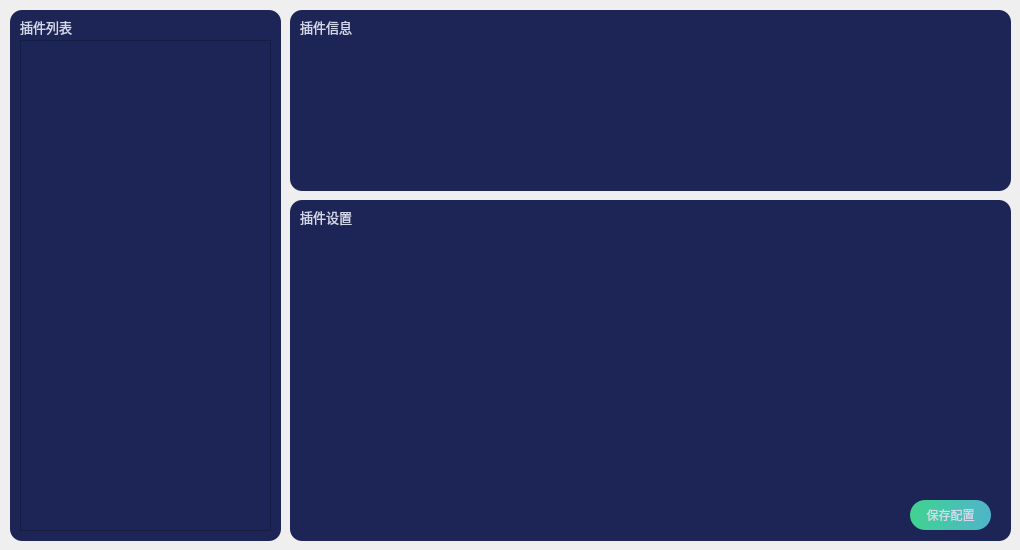
      <widget class="QWidget" name="ctrl_tab_Plugin">
       <attribute name="title">
        <string>插件</string>
       </attribute>
       <widget class="QGroupBox" name="groupBox_7">
        <property name="geometry">
         <rect>
          <x>10</x>
          <y>10</y>
          <width>271</width>
          <height>531</height>
         </rect>
        </property>
        <property name="font">
         <font>
          <family>黑体</family>
          <pointsize>10</pointsize>
          <bold>false</bold>
         </font>
        </property>
        <property name="styleSheet">
         <string notr="true">QGroupBox {
    border: none; /* 移除边框 */
	background:rgb(29, 37, 86);
	color: rgb(211, 216, 237);
	border-radius: 12px;

}
QGroupBox::title {
	margin-top: 8px;
	margin-left: 8px;
}</string>
        </property>
        <property name="title">
         <string>插件列表</string>
        </property>
        <widget class="QTableWidget" name="ctrl_plugin_tableWidget_pluginlist">
         <property name="geometry">
          <rect>
           <x>10</x>
           <y>30</y>
           <width>251</width>
           <height>491</height>
          </rect>
         </property>
         <property name="styleSheet">
          <string notr="true">QTableWidget {
background:rgb(29, 37, 86);
}
QHeaderView::section {
background-color: rgb(29, 37, 86);
background:rgb(29, 37, 86);
border-left: 1px solid rgb(255,255,255);
border-radius: 0px;
color: white;
}
QTableWidget::item {
color: white;
}

</string>
         </property>
        </widget>
       </widget>
       <widget class="QGroupBox" name="ctrl_plugin_groupBox_fater">
        <property name="geometry">
         <rect>
          <x>290</x>
          <y>200</y>
          <width>721</width>
          <height>341</height>
         </rect>
        </property>
        <property name="font">
         <font>
          <family>黑体</family>
          <pointsize>10</pointsize>
          <bold>false</bold>
         </font>
        </property>
        <property name="styleSheet">
         <string notr="true">QGroupBox {
    border: none; /* 移除边框 */
	background:rgb(29, 37, 86);
	color: rgb(211, 216, 237);
	border-radius: 12px;

}
QGroupBox::title {
	margin-top: 8px;
	margin-left: 8px;
}</string>
        </property>
        <property name="title">
         <string>插件设置</string>
        </property>
        <widget class="QScrollArea" name="ctrl_plugin_scrollArea_pluginconfigview">
         <property name="enabled">
          <bool>false</bool>
         </property>
         <property name="geometry">
          <rect>
           <x>10</x>
           <y>30</y>
           <width>701</width>
           <height>261</height>
          </rect>
         </property>
         <property name="styleSheet">
          <string notr="true">border: none;
background:rgb(29, 37, 86);
color: rgb(211, 216, 237);
border-radius: 12px;</string>
         </property>
         <property name="widgetResizable">
          <bool>true</bool>
         </property>
         <widget class="QWidget" name="scrollAreaWidgetContents">
          <property name="geometry">
           <rect>
            <x>0</x>
            <y>0</y>
            <width>701</width>
            <height>261</height>
           </rect>
          </property>
         </widget>
        </widget>
        <widget class="QPushButton" name="ctrl_plugin_button_saveconfig">
         <property name="geometry">
          <rect>
           <x>620</x>
           <y>300</y>
           <width>81</width>
           <height>30</height>
          </rect>
         </property>
         <property name="styleSheet">
          <string notr="true">
QPushButton{
background:qlineargradient(x1:0, y1:1, x2:1, y2:1, stop:0 #3fd38f, stop:1 #50b4cb);
color: rgb(211, 216, 237);
border-radius: 15px;
border: none;
}
QPushButton:focus {
    outline: none;
}</string>
         </property>
         <property name="text">
          <string>保存配置</string>
         </property>
        </widget>
       </widget>
       <widget class="QGroupBox" name="ctrl_plugin_groupBox_info">
        <property name="geometry">
         <rect>
          <x>290</x>
          <y>10</y>
          <width>721</width>
          <height>181</height>
         </rect>
        </property>
        <property name="font">
         <font>
          <family>黑体</family>
          <pointsize>10</pointsize>
          <bold>false</bold>
         </font>
        </property>
        <property name="styleSheet">
         <string notr="true">QGroupBox {
    border: none; /* 移除边框 */
	background:rgb(29, 37, 86);
	color: rgb(211, 216, 237);
	border-radius: 12px;

}
QGroupBox::title {
	margin-top: 8px;
	margin-left: 8px;
}</string>
        </property>
        <property name="title">
         <string>插件信息</string>
        </property>
        <widget class="QLabel" name="ctrl_plugin_label_info">
         <property name="geometry">
          <rect>
           <x>10</x>
           <y>30</y>
           <width>701</width>
           <height>141</height>
          </rect>
         </property>
         <property name="styleSheet">
          <string notr="true">background:rgb(29, 37, 86);
color:rgb(138, 144, 176);</string>
         </property>
         <property name="text">
          <string/>
         </property>
         <property name="alignment">
          <set>Qt::AlignmentFlag::AlignLeading|Qt::AlignmentFlag::AlignLeft|Qt::AlignmentFlag::AlignTop</set>
         </property>
         <property name="wordWrap">
          <bool>true</bool>
         </property>
         <property name="textInteractionFlags">
          <set>Qt::TextInteractionFlag::TextBrowserInteraction</set>
         </property>
        </widget>
       </widget>
      </widget>
